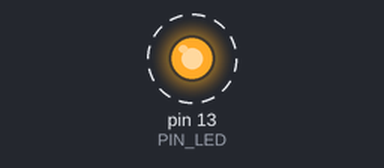
This sketch was run on a simulated Arduino Uno, built with avr-gcc and run on an emulated ATmega328P. On the bench: output pins drawn as LEDs (lit = HIGH). Dashed ring = blinking. What the sketch prints to the serial monitor is not drawn.

Above: at 0.2 s.
Timing chart, 0 to 3.0 s (numbered marks = the images above):
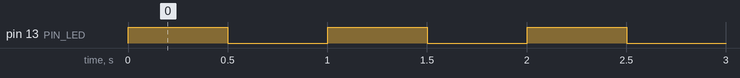

The sketch:

sketch.ino
```cpp
const int PIN_LED = 13;
int contador = 0;

void setup() {
    pinMode(PIN_LED, OUTPUT);

    Serial.begin(9600);
}

void loop() {
    contador++;

    digitalWrite(PIN_LED, HIGH);
    Serial.print("[#");
    Serial.print(contador);
    Serial.print("] t=");
    Serial.print(millis());
    Serial.println("] LED -> ENCENDIDO");
    delay(500);

    digitalWrite(PIN_LED, LOW);
    Serial.print("[#");
    Serial.print(contador);
    Serial.print("] t=");
    Serial.print(millis());
    Serial.println("] LED -> APAGADO");
    delay(500);
}
```

Measured:
- by itself, pin 13 (PIN_LED): alternates HIGH for 0.50 s and LOW for 0.50 s
